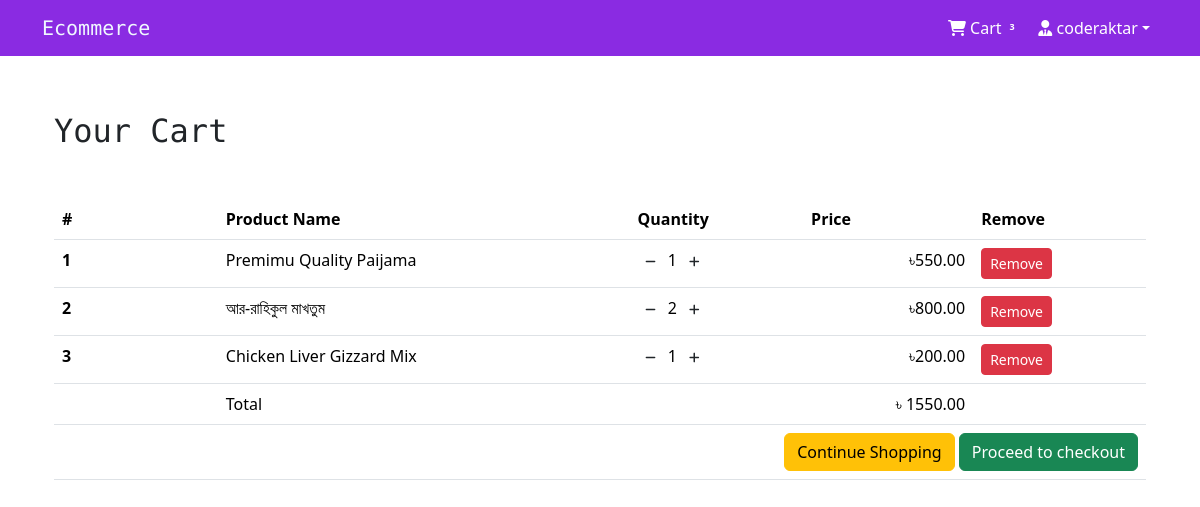
Page /shop/cart/ (signed in) on the committed database.
### LoginApp/models.py (models this page shows, shortened)
class User(AbstractBaseUser, PermissionsMixin):
    email = models.EmailField(unique=True, null=False)
    is_staff = models.BooleanField(
        gettext_lazy('staff status'),
        default=False,
        help_text= gettext_lazy('Designates whether the user can log in this site')
    )
    is_active = models.BooleanField(
        gettext_lazy("active"),
        default=True,
        help_text=gettext_lazy("Designates Whether this user should be treated as active. Unselect this instead of deleting accounts")
    )
    USERNAME_FIELD = 'email'
    objects = MyUserManager()

class Profile(models.Model):
    user = models.OneToOneField(User, on_delete=models.CASCADE, related_name='profile')
    username = models.CharField(max_length=264, blank=True)
    full_name = models.CharField(max_length=264, blank=True)
    address_1 = models.TextField(max_length=300, blank=True)
    city = models.CharField(max_length=50, blank=True)
    zip_code = models.CharField(max_length=10, blank=True)
    country = models.CharField(max_length=50, blank=True)
    phone = models.CharField(max_length=20, blank=True)
    date_joined = models.DateTimeField(auto_now_add=True)

### OrderApp/models.py (models this page shows, shortened)
class Order(models.Model):
    orderItems = models.ManyToManyField(Cart)
    user = models.ForeignKey(settings.AUTH_USER_MODEL, on_delete=models.CASCADE)
    ordered = models.BooleanField(default=False)
    created = models.DateTimeField(auto_now_add=True)
    paymentId = models.CharField(max_length=264, blank=True, null=True)
    orderId = models.CharField(max_length=200, blank=True, null=True)
    def get_totals(self):
        total = 0;
        for order_item in self.orderItems.all():
            total += float(order_item.get_total())
        return total

class Cart(models.Model):
    user = models.ForeignKey(settings.AUTH_USER_MODEL, on_delete=models.CASCADE, related_name='cart')
    item = models.ForeignKey(Product, on_delete=models.CASCADE)
    quantity = models.IntegerField(default=1)
    purchased = models.BooleanField(default=False)
    created = models.DateTimeField(auto_now_add=True)
    updated = models.DateTimeField(auto_now=True)
    def get_total(self):
        total = self.item.price * self.quantity
        float_total = format(total, '0.2f')
        return float_total

### ShopApp/models.py (models this page shows, shortened)
class Product(models.Model):
    main_image = models.ImageField(upload_to='Products')
    name = models.CharField(max_length=264)
    category = models.ForeignKey(Category, on_delete=models.CASCADE, related_name='category')
    preview_text = models.TextField(max_length=200, verbose_name='Preview Text')
    detail_text = models.TextField(max_length=1000, verbose_name='Description')
    price = models.FloatField()
    old_price = models.FloatField(default=0.0)
    created = models.DateField(auto_now_add=True)
    class Meta:
        ordering = ['-created']

### OrderApp/views.py (the view)
# urls.py: path('cart/', view=views.cart_view, name='cart'),
@login_required
def cart_view(request):
    carts = Cart.objects.filter(user=request.user, purchased=False)
    orders = Order.objects.filter(user=request.user, ordered=False)
    if carts.exists() and orders.exists():
        order = orders[0]
        return render(request, 'OrderApp/cart.html', context={'carts':carts, 'order':order})
    else:
        messages.warning(request, "You don't have any item in your cart!")
        return redirect('shop_app:home')

### OrderApp/templatetags/cart_tag.py (called while the page is built)
@register.filter
def cart_total(user):
    order = Order.objects.filter(user=user, ordered = False)
    if order.exists():
        return order[0].orderItems.count()
    else:
        return 0

### templates/OrderApp/cart.html (shortened to what this page needs)
{% extends 'base.html' %}
{% block body_block %}
  <div class="container my-5">
    <div class="my-5">
      <h2>Your Cart</h2>
    </div>
    <table class="table table-hover">
      <thead>
        <th scope="col" width="15%">#</th>
        <th scope="col">Product Name</th>
        <th scope="col">Quantity</th>
        <th scope="col" align="right">Price</th>
        <th scope="col">Remove</th>
      </thead>
      <tbody>
        {% for cart in carts %}
          <tr>
            <th scope="row">{{ forloop.counter }}</th>
            <td>{{ cart.item.name }}</td>
            <td>
              <a href="#" class="mr-2"><span class="badge badge-light text-dark"><i class="fas fa-minus"></i></span></a>
              {{ cart.quantity }}
              <a href="#" class="mr-2"><span class="badge badge-light text-dark"><i class="fas fa-plus"></i></span></a>
            </td>
            <td align="right">&#2547;{{ cart.get_total }}</td>
            <td><a href="#" class="btn btn-danger btn-sm">Remove</a></td>
          </tr>
        {% endfor %}
        <tr>
          <th scope="row"></th>
          <td colspan="2">Total</td>
          <td align="right">&#2547; {{ order.get_totals|floatformat:2 }}</td>
          <td></td>
        </tr>
        <tr>
            <th scope="row">
                <td class="text-end" colspan="4" >
                    <a href="{% url 'shop_app:home' %}" class="btn btn-warning mr-4"> Continue Shopping</a>
                    <a href="#" class="btn btn-success mr-4">Proceed to checkout</a>
                </td>
            </th>
        </tr>
      </tbody>
    </table>
  </div>
{% endblock %}

### templates/navbar.html (shortened to what this page needs)
{% load cart_tag %}
<nav class="navbar navbar-expand-lg" data-bs-theme="dark" style="background-color: blueviolet;">
  <div class="container">
    <a class="navbar-brand logo" href="{% url 'shop_app:home' %}">Ecommerce</a>
    <div class="collapse navbar-collapse" id="navbarNavDropdown">
      <ul class="navbar-nav ms-auto">
        {% if request.user.is_authenticated %}
          <li class="nav-item">
            <a class="nav-link" style="color: white;" href="{% url 'order_app:cart' %}">
              <i class="fa-solid fa-cart-shopping"></i> Cart<span class="badge badge-light"><sup>{{request.user | cart_total }}</sup></span>
            </a>
          </li>
          <li class="nav-item dropdown">
            <a class="nav-link dropdown-toggle" style="color: white;" href="#" role="button" data-bs-toggle="dropdown" aria-expanded="false"><i class="fa-solid fa-user-tie"></i> {{ request.user.profile.username }}</a>
          </li>
        {% else %}
          <li class="nav-item">
            <a class="btn btn-light btn-sm" href="{% url 'login_app:login' %}">Login</a>
          </li>
        {% endif %}
      </ul>
    </div>
  </div>
</nav>

### static/css/main.css (style rules this page uses)
h2 { font-family: "Monoton", serif; font-weight: 400; font-style: normal; }
.logo { font-family: "Monoton", serif; font-weight: 400; font-style: normal; color: aliceblue; }

### rows in the picture
User: user|cart_total "3", user.profile.username "coderaktar"
Cart: item.name "Premimu Quality Paijama", quantity "1", get_total "550.00"
Cart: item.name "আর-রাহিকুল মাখতুম", quantity "2", get_total "800.00"
Cart: item.name "Chicken Liver Gizzard Mix", quantity "1", get_total "200.00"
Order: get_totals "1550.00"
